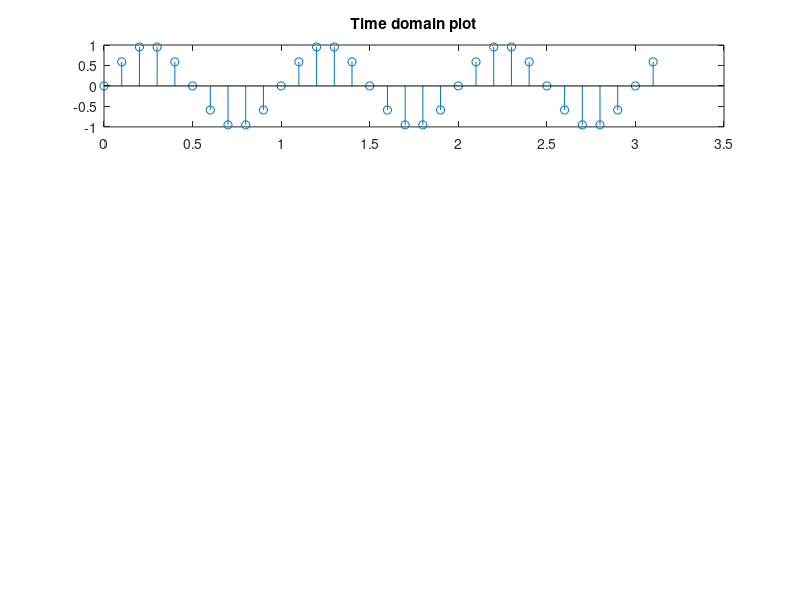

The MATLAB source for this figure: (Note: this script raises an error after producing the figure.)
f = 1;     
sps = 10;    
Fs = sps*f; 
dt = 1/Fs;  
t = (0:dt:pi); 
x = sin(2*pi*f*t);
N = input("Enter No of samples: ");


subplot(4,1,1)
stem(t,x)
title('Time domain plot')
if (N>=length(x))
    X = calculateDFT(x,N);
end

y=[];
for i=1:length(X)
     y(i)=magnitude(X(i));
end
a=0:1:N-1;
subplot(4,1,2)
stem(a,y)
title('Magnitude Plot')


z=[];
for i=1:length(X)
     z(i)=phase(X(i));
end
subplot(4,1,3)
stem(a,z)
title('Phase Plot')
 
xn=calculateIDFT(X,N);
subplot(4,1,4)
stem(a,xn)
title('IDFT plot')





